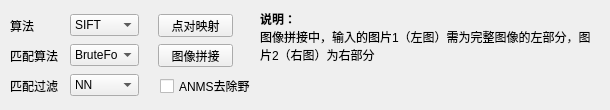
     <widget class="QWidget" name="tab_6">
      <attribute name="title">
       <string>点对映射与图像拼接</string>
      </attribute>
      <widget class="QComboBox" name="rTypeSelect">
       <property name="geometry">
        <rect>
         <x>70</x>
         <y>74</y>
         <width>69</width>
         <height>22</height>
        </rect>
       </property>
       <item>
        <property name="text">
         <string>NN</string>
        </property>
       </item>
       <item>
        <property name="text">
         <string>2NN</string>
        </property>
       </item>
       <item>
        <property name="text">
         <string>Homography</string>
        </property>
       </item>
      </widget>
      <widget class="QLabel" name="label_6">
       <property name="geometry">
        <rect>
         <x>10</x>
         <y>50</y>
         <width>54</width>
         <height>12</height>
        </rect>
       </property>
       <property name="text">
        <string>匹配算法</string>
       </property>
      </widget>
      <widget class="QLabel" name="label_7">
       <property name="geometry">
        <rect>
         <x>10</x>
         <y>80</y>
         <width>54</width>
         <height>12</height>
        </rect>
       </property>
       <property name="text">
        <string>匹配过滤</string>
       </property>
      </widget>
      <widget class="QLabel" name="label_5">
       <property name="geometry">
        <rect>
         <x>10</x>
         <y>20</y>
         <width>54</width>
         <height>12</height>
        </rect>
       </property>
       <property name="text">
        <string>算法</string>
       </property>
      </widget>
      <widget class="QComboBox" name="fdAlgoSelect">
       <property name="geometry">
        <rect>
         <x>70</x>
         <y>14</y>
         <width>69</width>
         <height>22</height>
        </rect>
       </property>
       <item>
        <property name="text">
         <string>SIFT</string>
        </property>
       </item>
       <item>
        <property name="text">
         <string>SURF</string>
        </property>
       </item>
       <item>
        <property name="text">
         <string>ORB</string>
        </property>
       </item>
      </widget>
      <widget class="QPushButton" name="doFeatDet">
       <property name="geometry">
        <rect>
         <x>158</x>
         <y>14</y>
         <width>75</width>
         <height>23</height>
        </rect>
       </property>
       <property name="text">
        <string>点对映射</string>
       </property>
      </widget>
      <widget class="QComboBox" name="mTypeSelect">
       <property name="geometry">
        <rect>
         <x>70</x>
         <y>44</y>
         <width>69</width>
         <height>22</height>
        </rect>
       </property>
       <item>
        <property name="text">
         <string>BruteForce</string>
        </property>
       </item>
       <item>
        <property name="text">
         <string>BFL1</string>
        </property>
       </item>
       <item>
        <property name="text">
         <string>FLANN</string>
        </property>
       </item>
       <item>
        <property name="text">
         <string>RANSAC</string>
        </property>
       </item>
      </widget>
      <widget class="QPushButton" name="doCombineImage">
       <property name="geometry">
        <rect>
         <x>158</x>
         <y>44</y>
         <width>75</width>
         <height>23</height>
        </rect>
       </property>
       <property name="text">
        <string>图像拼接</string>
       </property>
      </widget>
      <widget class="QCheckBox" name="rANMSSelect">
       <property name="geometry">
        <rect>
         <x>160</x>
         <y>78</y>
         <width>91</width>
         <height>16</height>
        </rect>
       </property>
       <property name="text">
        <string>ANMS去除野点</string>
       </property>
      </widget>
      <widget class="QLabel" name="label_10">
       <property name="geometry">
        <rect>
         <x>260</x>
         <y>10</y>
         <width>341</width>
         <height>91</height>
        </rect>
       </property>
       <property name="text">
        <string>&lt;html&gt;&lt;head/&gt;&lt;body&gt;&lt;p&gt;&lt;span style=&quot; font-weight:600;&quot;&gt;说明：&lt;/span&gt;&lt;br/&gt;图像拼接中，输入的图片1（左图）需为完整图像的左部分，图片2（右图）为右部分&lt;/p&gt;&lt;/body&gt;&lt;/html&gt;</string>
       </property>
       <property name="alignment">
        <set>Qt::AlignLeading|Qt::AlignLeft|Qt::AlignTop</set>
       </property>
       <property name="wordWrap">
        <bool>true</bool>
       </property>
      </widget>
     </widget>
